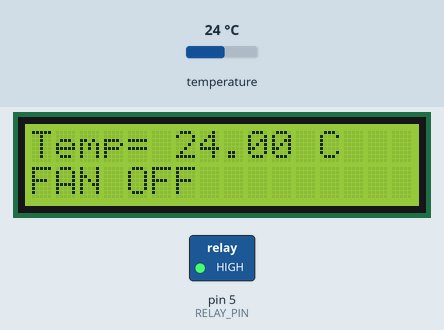
The sketch below on a simulated Arduino Uno, built with avr-gcc and run on an emulated ATmega328P. Shown: 16×2 character LCD, switched loads named in the sketch (green lamp = pin HIGH). The test bench sets the inputs (shaded band); at power-on: temperature 24 °C.

Above: at 1.2 s.
1.3 s: temperature set to 35.3 °C
At 3.3 s:
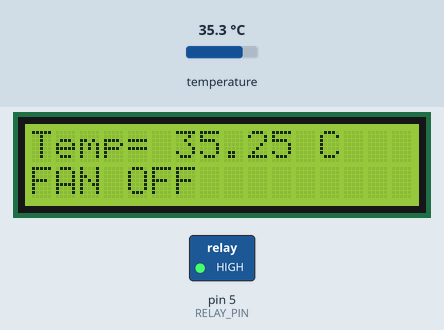
4.1 s: temperature set to 36.4 °C
At 5.5 s:
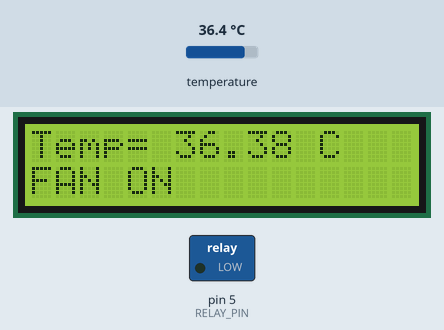
6.6 s: temperature set to 12 °C
At 8.7 s:
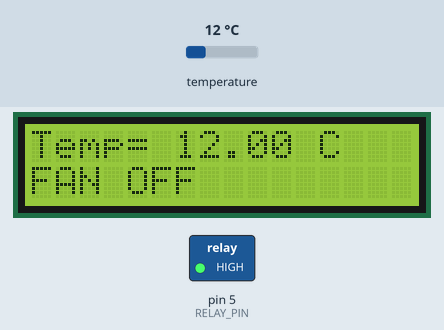
Timing chart, 0 to 10.2 s (numbered marks = the images above; inputs shaded):
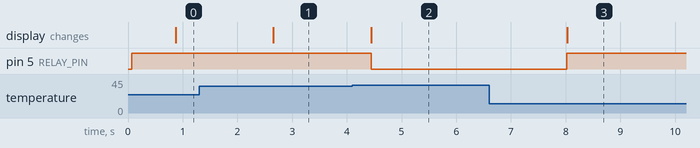

The sketch:

fan_temp_control.ino
```cpp
#include <LiquidCrystal_I2C.h>
#include <Streaming.h>
#include <Wire.h>
#include <OneWire.h>
#include <DallasTemperature.h>

#define RELAY_PIN 5
#define ONE_WIRE_BUS 2

OneWire oneWire(ONE_WIRE_BUS);
DallasTemperature sensors(&oneWire);

LiquidCrystal_I2C lcd(0x27, 16, 2);

float tempc;
void setup() {

  Serial.begin(9600);
  // findI2CAddress();
  lcd.begin();
  lcd.backlight();
  pinMode(RELAY_PIN, OUTPUT);
  digitalWrite(RELAY_PIN, HIGH);
  sensors.begin();
}

void loop() {
  tempc = getTemp();
  lcd.setCursor(0, 0), lcd << F("Temp=       C");
  lcd.setCursor(6, 0), lcd << tempc;
  if (tempc > 36) {
    relayOn();
    lcd.setCursor(0, 1), lcd << F("FAN ON ");
  }
  if (tempc < 36) {
    relayOff();
    lcd.setCursor(0, 1), lcd.print("FAN OFF");
  }
  delay(1000);
}

float getTemp() {
  sensors.requestTemperatures();
  return sensors.getTempCByIndex(0);
}

void relayOn() {
  digitalWrite(RELAY_PIN, LOW);
}

void relayOff() {
  digitalWrite(RELAY_PIN, HIGH);
}

void lcdTest() {
  lcd.setCursor(0, 0), lcd << F("      Hello     ");
  lcd.setCursor(0, 1), lcd << F("     WORLD!!!   ");
}


void findI2CAddress() {

  byte error, address;
  int nDevices;

  Serial.println("Scanning...");

  nDevices = 0;
  for (address = 1; address < 127; address++) {
    // The i2c_scanner uses the return value of
    // the Write.endTransmisstion to see if
    // a device did acknowledge to the address.
    Wire.beginTransmission(address);
    error = Wire.endTransmission();

    if (error == 0) {
      Serial.print("I2C device found at address 0x");
      if (address < 16)
        Serial.print("0");
      Serial.print(address, HEX);
      Serial.println("  !");

      nDevices++;
    } else if (error == 4) {
      Serial.print("Unknown error at address 0x");
      if (address < 16)
        Serial.print("0");
      Serial.println(address, HEX);
    }
  }
  if (nDevices == 0)
    Serial.println("No I2C devices found\n");
  else
    Serial.println("done\n");

  while (true)
    ;
}
```

Measured:
- the behaviour switches between 36 and 36.1 °C on temperature (found by bisection; images 1 and 2)
- after the input at 1.3 s, the display: changes after 1.4 s (image 1)
- after the input at 4.1 s, pin 5 (RELAY_PIN): HIGH → LOW after 0.34 s; the display: changes after 0.35 s (image 2)
- after the input at 6.6 s, pin 5 (RELAY_PIN): LOW → HIGH after 1.4 s; the display: changes after 1.4 s (image 3)
